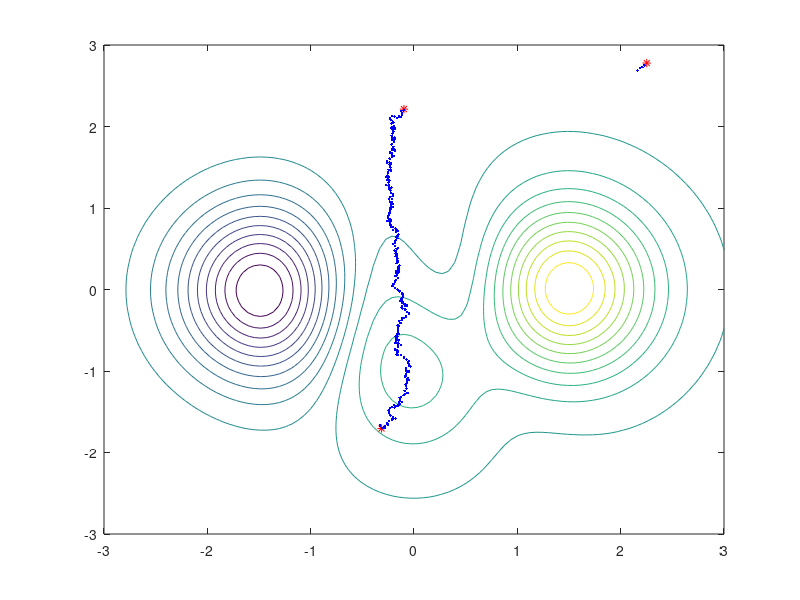
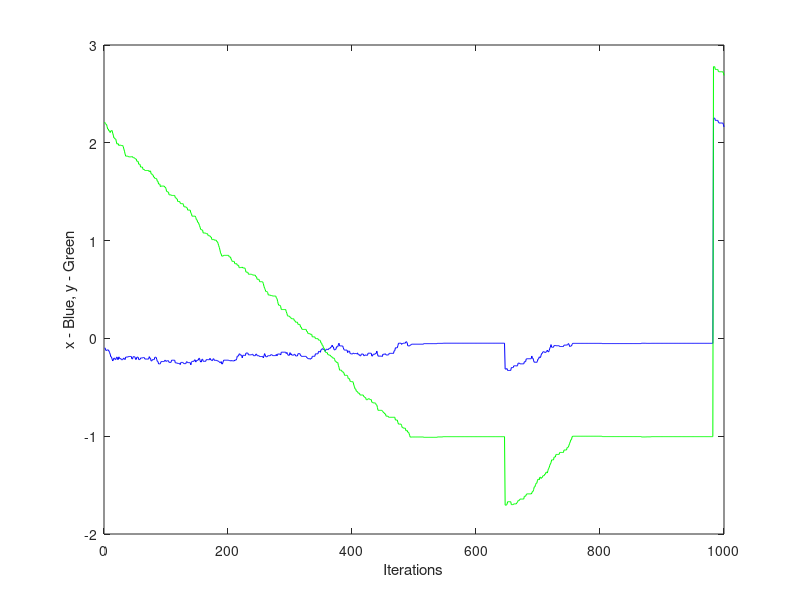
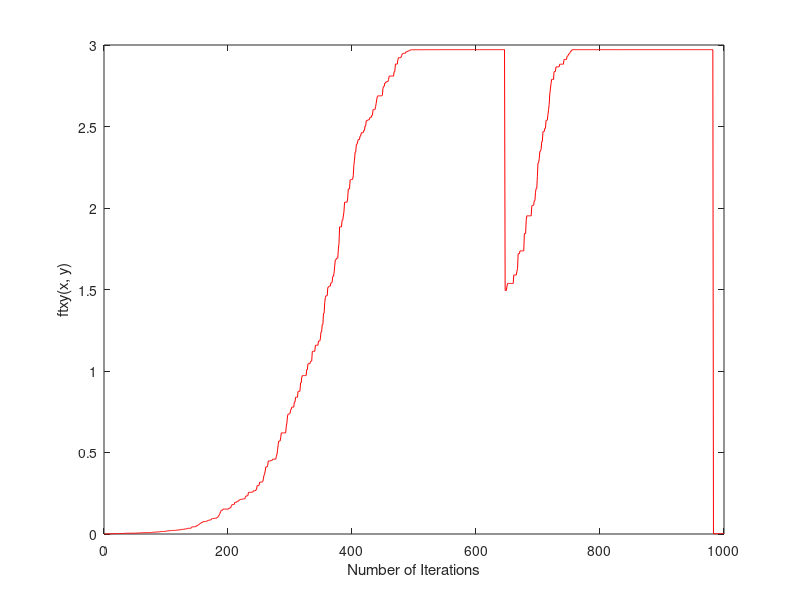

These charts were generated, in order, by the following MATLAB code:
% Function Definition

a = 3;
b = 10;

% f1xy = @(x, y)	a.*(1-x.^2).*exp(-x.^2 - (1 + y).^2);
% f2xy = @(x, y)	-b.*(x./5 - x.^3 - x.^5).*exp(-x.^2 - y.^2);
% f3xy = @(x, y)	(-1/3)*exp(-(x + 1).^2 - y.^2);

% ftxy = f1xy(x, y) + f2xy(x, y) + f3xy(x, y);

% xy_max = [3 3];
% xy_min = [-3 -3];

%

ftxy = @(x, y)	a.*(1-x.^2).*exp(-x.^2 - (1 + y).^2) -b.*(x./5 - x.^3 - x.^5).*exp(-x.^2 - y.^2) + (-1/3)*exp(-(x + 1).^2 - y.^2);

% Function Limits

x = linspace(-3, 3, 100);
y = linspace(-3, 3, 100);

% Rectangular Grid (Cartesian Coordinate System)

[X, Y] = meshgrid(x, y);

ftXY = ftxy(X, Y);

contour(X, Y, ftXY, 20)

%

x_min = -3;
x_max = 3;
y_min = -3;
y_max = 3;

% Increment Limits

min_sum = -0.03;
max_sum = 0.03;

% History of Coordenates

maxiterations = 1000;

x_coordenates = zeros(maxiterations, 1);
y_coordenates = zeros(maxiterations, 1);

% Random Coordenates

x = (x_max - x_min)*rand + x_min;
y = (y_max - y_min)*rand + y_min;

hold on
plot(x, y, 'r*')

% Initial Values and Variables

stable = 0;

x_coordenates(1) = x;
y_coordenates(1) = y;

txy(1) = ftxy(x, y);

best_x = x;
best_y = y;

%

for k = 2:maxiterations
    new_x = (max_sum - min_sum) * rand + min_sum + x;
    new_y = (max_sum - min_sum) * rand + min_sum + y;

    % Check Limits

    if new_x > x_max
        new_x = x_max;
    end
    if new_y > y_max
        new_y = y_max;
    end
    if new_x < x_min
        new_x = x_min;
    end
    if new_y < y_min
        new_y = y_min;
    end

    % Does The Change Give a Better Solution?

    if ftxy(new_x, new_y) > ftxy(x, y)
        x = new_x;
        y = new_y;

        plot(x, y, 'b.')

        stable = 0;

    else
        stable = stable + 1;
    end

    % Check Best for Every Iteration

    if ftxy(best_x, best_y) < ftxy(new_x, new_y)
        best_x = new_x;
        best_y = new_y;
    end

    % Restart

    if stable == 100
        x = (x_max - x_min)*rand + x_min;
        y = (y_max - y_min)*rand + y_min;
        
        hold on
        plot(x, y, 'r*')

        stable = 0;
    end

    x_coordenates(k) = x;
    y_coordenates(k) = y;

    txy(k) = ftxy(x_coordenates(k), y_coordenates(k));
end

% Graphics and Representations

figure

title('x and y by Iteration')

plot(x_coordenates, 'b')

hold on

plot(y_coordenates, 'g')

hold off

xlabel('Iterations');
ylabel('x - Blue, y - Green');

%

figure

plot(txy, 'r')
title('')
xlabel('Number of Iterations')
ylabel('ftxy(x, y)')

%

fprintf('x -> %f\n', best_x)
fprintf('y -> %f\n', best_y)
